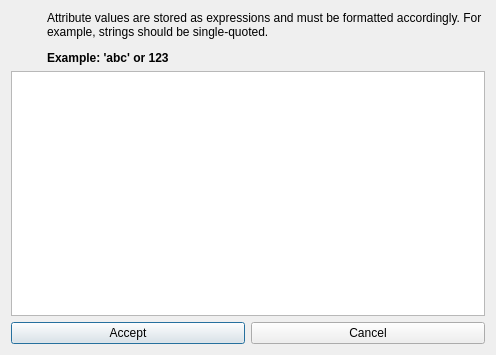
<?xml version="1.0" encoding="UTF-8"?>
<ui version="4.0">
 <class>Dialog</class>
 <widget class="QDialog" name="Dialog">
  <property name="windowModality">
   <enum>Qt::NonModal</enum>
  </property>
  <property name="geometry">
   <rect>
    <x>0</x>
    <y>0</y>
    <width>496</width>
    <height>355</height>
   </rect>
  </property>
  <property name="sizePolicy">
   <sizepolicy hsizetype="Preferred" vsizetype="Preferred">
    <horstretch>0</horstretch>
    <verstretch>0</verstretch>
   </sizepolicy>
  </property>
  <property name="minimumSize">
   <size>
    <width>0</width>
    <height>0</height>
   </size>
  </property>
  <property name="windowTitle">
   <string>Attribute Values</string>
  </property>
  <layout class="QVBoxLayout" name="verticalLayout">
   <item>
    <layout class="QHBoxLayout" name="horizontal_layout1">
     <item>
      <widget class="QLabel" name="info_icon">
       <property name="maximumSize">
        <size>
         <width>30</width>
         <height>30</height>
        </size>
       </property>
       <property name="text">
        <string/>
       </property>
       <property name="scaledContents">
        <bool>true</bool>
       </property>
      </widget>
     </item>
     <item>
      <widget class="QLabel" name="info_label">
       <property name="text">
        <string>&lt;html&gt;&lt;head/&gt;&lt;body&gt;&lt;p&gt;Attribute values are stored as expressions and must be formatted accordingly. For example, strings should be single-quoted.&lt;/p&gt;&lt;p&gt;&lt;b&gt;Example: 'abc' or 123&lt;/b&gt;&lt;/p&gt;&lt;/body&gt;&lt;/html&gt;</string>
       </property>
       <property name="textFormat">
        <enum>Qt::RichText</enum>
       </property>
       <property name="wordWrap">
        <bool>true</bool>
       </property>
       <property name="margin">
        <number>6</number>
       </property>
      </widget>
     </item>
    </layout>
   </item>
   <item>
    <layout class="QVBoxLayout" name="vertical_layout" stretch="0,0">
     <property name="sizeConstraint">
      <enum>QLayout::SetMinAndMaxSize</enum>
     </property>
     <item>
      <widget class="QTableView" name="table_view">
       <attribute name="verticalHeaderVisible">
        <bool>false</bool>
       </attribute>
      </widget>
     </item>
     <item>
      <layout class="QHBoxLayout" name="horizontal_layout2">
       <item>
        <widget class="QPushButton" name="accept_button">
         <property name="text">
          <string>Accept</string>
         </property>
        </widget>
       </item>
       <item>
        <widget class="QPushButton" name="cancel_button">
         <property name="sizePolicy">
          <sizepolicy hsizetype="Minimum" vsizetype="Fixed">
           <horstretch>0</horstretch>
           <verstretch>0</verstretch>
          </sizepolicy>
         </property>
         <property name="text">
          <string>Cancel</string>
         </property>
        </widget>
       </item>
      </layout>
     </item>
    </layout>
   </item>
  </layout>
 </widget>
 <resources>
  <include location="default_value_editor.qrc"/>
 </resources>
 <connections/>
</ui>
